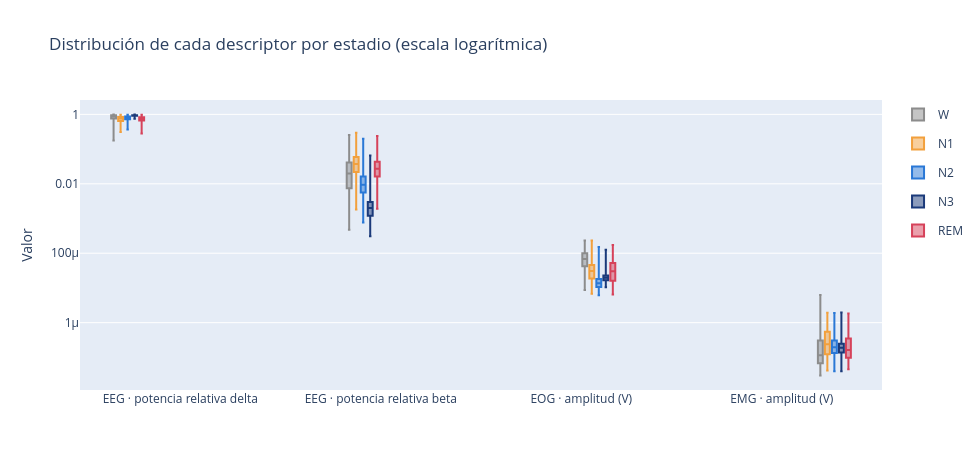

Notebook code cell kept with this figure:
### Markdown cell above
## 3.3 Separabilidad por modalidad

### Code cell
MUESTRA = {"eeg_delta": "EEG · potencia relativa delta", "eeg_beta": "EEG · potencia relativa beta",
           "eog_amplitud": "EOG · amplitud (V)", "emg_amplitud": "EMG · amplitud (V)"}

fig = go.Figure()
disponibles = [c for c in MUESTRA if c in rasgos.columns]
for i, columna in enumerate(disponibles):
    for etapa in ORDEN:
        valores = rasgos.loc[rasgos["etapa"] == etapa, columna].dropna()
        fig.add_box(y=valores, x=[MUESTRA[columna]] * len(valores), name=etapa,
                    marker_color=COLOR[etapa], boxpoints=False, legendgroup=etapa,
                    showlegend=(i == 0))
fig.update_layout(boxmode="group", width=980, height=470, yaxis_type="log",
                  title="Distribución de cada descriptor por estadio (escala logarítmica)",
                  yaxis_title="Valor", xaxis_title="")
fig.show()

### Figure 1 — Plotly figure (JSON) as saved in the notebook; plotly's stock layout.template omitted (floating-point values rounded to 4 significant figures; data arrays with more than 128 entries replaced by an {"elided": "..."} marker saying what was removed)
{"data": [{"boxpoints": false, "legendgroup": "W", "marker": {"color": "#8c8c8c"}, "name": "W", "showlegend": true, "type": "box", "x": {"elided": "2034 str values"}, "y": {"elided": "2034 float values"}}, {"boxpoints": false, "legendgroup": "N1", "marker": {"color": "#f2a03d"}, "name": "N1", "showlegend": true, "type": "box", "x": {"elided": "1163 str values"}, "y": {"elided": "1163 float values"}}, {"boxpoints": false, "legendgroup": "N2", "marker": {"color": "#2a78d6"}, "name": "N2", "showlegend": true, "type": "box", "x": {"elided": "5644 str values"}, "y": {"elided": "5644 float values"}}, {"boxpoints": false, "legendgroup": "N3", "marker": {"color": "#1b3a7a"}, "name": "N3", "showlegend": true, "type": "box", "x": {"elided": "1516 str values"}, "y": {"elided": "1516 float values"}}, {"boxpoints": false, "legendgroup": "REM", "marker": {"color": "#d6425a"}, "name": "REM", "showlegend": true, "type": "box", "x": {"elided": "2150 str values"}, "y": {"elided": "2150 float values"}}, {"boxpoints": false, "legendgroup": "W", "marker": {"color": "#8c8c8c"}, "name": "W", "showlegend": false, "type": "box", "x": {"elided": "2034 str values"}, "y": {"elided": "2034 float values"}}, {"boxpoints": false, "legendgroup": "N1", "marker": {"color": "#f2a03d"}, "name": "N1", "showlegend": false, "type": "box", "x": {"elided": "1163 str values"}, "y": {"elided": "1163 float values"}}, {"boxpoints": false, "legendgroup": "N2", "marker": {"color": "#2a78d6"}, "name": "N2", "showlegend": false, "type": "box", "x": {"elided": "5644 str values"}, "y": {"elided": "5644 float values"}}, {"boxpoints": false, "legendgroup": "N3", "marker": {"color": "#1b3a7a"}, "name": "N3", "showlegend": false, "type": "box", "x": {"elided": "1516 str values"}, "y": {"elided": "1516 float values"}}, {"boxpoints": false, "legendgroup": "REM", "marker": {"color": "#d6425a"}, "name": "REM", "showlegend": false, "type": "box", "x": {"elided": "2150 str values"}, "y": {"elided": "2150 float values"}}, {"boxpoints": false, "legendgroup": "W", "marker": {"color": "#8c8c8c"}, "name": "W", "showlegend": false, "type": "box", "x": {"elided": "2034 str values"}, "y": {"elided": "2034 float values"}}, {"boxpoints": false, "legendgroup": "N1", "marker": {"color": "#f2a03d"}, "name": "N1", "showlegend": false, "type": "box", "x": {"elided": "1163 str values"}, "y": {"elided": "1163 float values"}}, {"boxpoints": false, "legendgroup": "N2", "marker": {"color": "#2a78d6"}, "name": "N2", "showlegend": false, "type": "box", "x": {"elided": "5644 str values"}, "y": {"elided": "5644 float values"}}, {"boxpoints": false, "legendgroup": "N3", "marker": {"color": "#1b3a7a"}, "name": "N3", "showlegend": false, "type": "box", "x": {"elided": "1516 str values"}, "y": {"elided": "1516 float values"}}, {"boxpoints": false, "legendgroup": "REM", "marker": {"color": "#d6425a"}, "name": "REM", "showlegend": false, "type": "box", "x": {"elided": "2150 str values"}, "y": {"elided": "2150 float values"}}, {"boxpoints": false, "legendgroup": "W", "marker": {"color": "#8c8c8c"}, "name": "W", "showlegend": false, "type": "box", "x": {"elided": "2034 str values"}, "y": {"elided": "2034 float values"}}, {"boxpoints": false, "legendgroup": "N1", "marker": {"color": "#f2a03d"}, "name": "N1", "showlegend": false, "type": "box", "x": {"elided": "1163 str values"}, "y": {"elided": "1163 float values"}}, {"boxpoints": false, "legendgroup": "N2", "marker": {"color": "#2a78d6"}, "name": "N2", "showlegend": false, "type": "box", "x": {"elided": "5644 str values"}, "y": {"elided": "5644 float values"}}, {"boxpoints": false, "legendgroup": "N3", "marker": {"color": "#1b3a7a"}, "name": "N3", "showlegend": false, "type": "box", "x": {"elided": "1516 str values"}, "y": {"elided": "1516 float values"}}, {"boxpoints": false, "legendgroup": "REM", "marker": {"color": "#d6425a"}, "name": "REM", "showlegend": false, "type": "box", "x": {"elided": "2150 str values"}, "y": {"elided": "2150 float values"}}], "layout": {"boxmode": "group", "height": 470, "title": {"text": "Distribución de cada descriptor por estadio (escala logarítmica)"}, "width": 980, "xaxis": {"title": {"text": ""}}, "yaxis": {"title": {"text": "Valor"}, "type": "log"}}}
